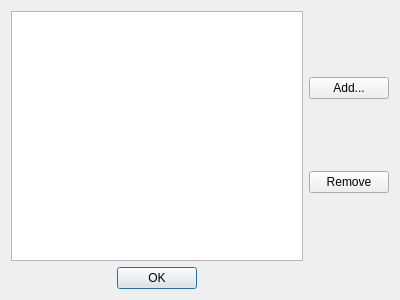
<?xml version="1.0" encoding="UTF-8"?>
<ui version="4.0">
 <class>TimeTreeDlg</class>
 <widget class="QDialog" name="TimeTreeDlg">
  <property name="geometry">
   <rect>
    <x>0</x>
    <y>0</y>
    <width>400</width>
    <height>300</height>
   </rect>
  </property>
  <property name="windowTitle">
   <string>Timeline</string>
  </property>
  <property name="modal">
   <bool>true</bool>
  </property>
  <layout class="QGridLayout" name="gridLayout">
   <item row="0" column="0">
    <widget class="QTreeView" name="mTimeTree"/>
   </item>
   <item row="0" column="1">
    <layout class="QVBoxLayout" name="verticalLayout">
     <item>
      <widget class="QPushButton" name="mAddIntervalButton">
       <property name="text">
        <string>Add...</string>
       </property>
      </widget>
     </item>
     <item>
      <widget class="QPushButton" name="mRemoveIntervalButton">
       <property name="text">
        <string>Remove</string>
       </property>
      </widget>
     </item>
    </layout>
   </item>
   <item row="1" column="0">
    <widget class="QDialogButtonBox" name="mButtonBox">
     <property name="orientation">
      <enum>Qt::Horizontal</enum>
     </property>
     <property name="standardButtons">
      <set>QDialogButtonBox::Ok</set>
     </property>
     <property name="centerButtons">
      <bool>true</bool>
     </property>
    </widget>
   </item>
  </layout>
  <action name="mAddIntervalAction">
   <property name="text">
    <string>Add...</string>
   </property>
  </action>
  <action name="mRemoveIntervalAction">
   <property name="text">
    <string>Remove</string>
   </property>
  </action>
  <action name="mChangeIntervalAction">
   <property name="text">
    <string>Change...</string>
   </property>
  </action>
 </widget>
 <resources/>
 <connections>
  <connection>
   <sender>mButtonBox</sender>
   <signal>accepted()</signal>
   <receiver>TimeTreeDlg</receiver>
   <slot>accept()</slot>
   <hints>
    <hint type="sourcelabel">
     <x>248</x>
     <y>254</y>
    </hint>
    <hint type="destinationlabel">
     <x>157</x>
     <y>274</y>
    </hint>
   </hints>
  </connection>
  <connection>
   <sender>mButtonBox</sender>
   <signal>rejected()</signal>
   <receiver>TimeTreeDlg</receiver>
   <slot>reject()</slot>
   <hints>
    <hint type="sourcelabel">
     <x>316</x>
     <y>260</y>
    </hint>
    <hint type="destinationlabel">
     <x>286</x>
     <y>274</y>
    </hint>
   </hints>
  </connection>
 </connections>
</ui>
